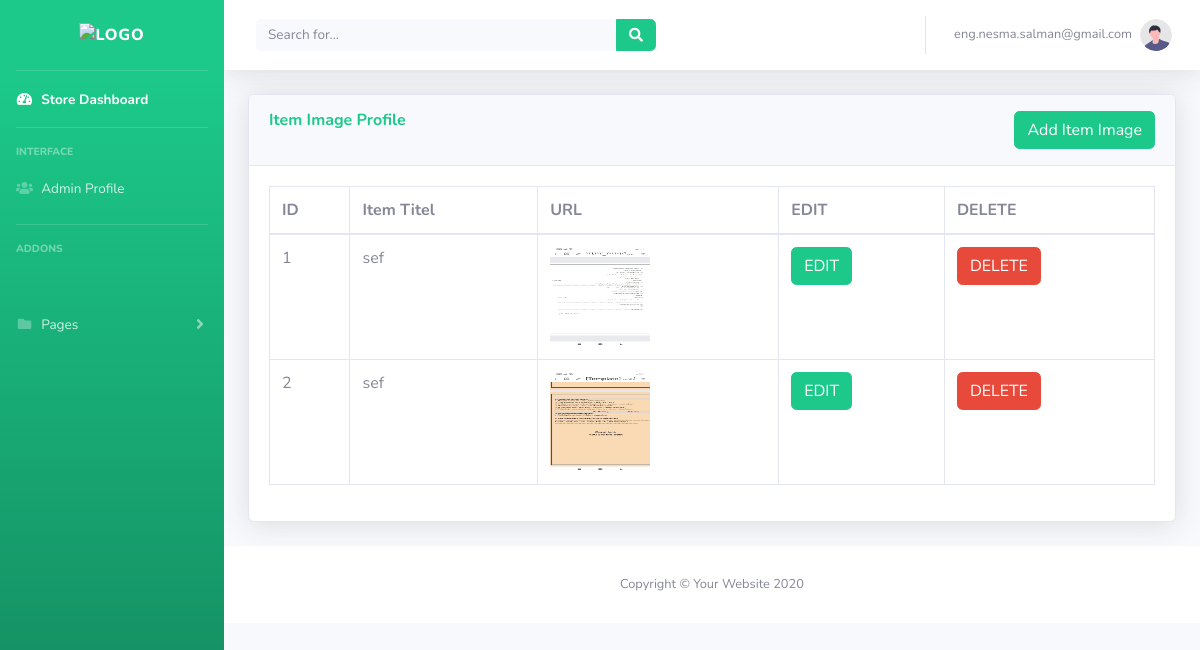
Page /items_images_main.php (signed in) on the committed database.
### tables this page shows
CREATE TABLE `items_images_main` (
  `id` int(11) NOT NULL,
  `item_id` int(11) NOT NULL,
  `image` varchar(300) NOT NULL,
  `created_at` timestamp NOT NULL DEFAULT current_timestamp() ON UPDATE current_timestamp(),
  `updated_at` timestamp NOT NULL DEFAULT current_timestamp(),
  `deleted_at` timestamp NOT NULL DEFAULT current_timestamp()
);

CREATE TABLE `items` (
  `id` int(11) NOT NULL,
  `title_en` varchar(300) NOT NULL,
  `title_ar` varchar(300) NOT NULL,
  `description_en` varchar(300) NOT NULL,
  `description_ar` varchar(300) NOT NULL,
  `price` int(11) NOT NULL,
  `discount` varchar(11) NOT NULL,
  `quantity` int(11) NOT NULL,
  `category_id` int(11) NOT NULL,
  `thumnailimage_url` varchar(233) NOT NULL,
  `status` varchar(11) NOT NULL DEFAULT '',
  `sort` int(13) NOT NULL,
  `video_url` varchar(122) NOT NULL,
  `created_at` timestamp NOT NULL DEFAULT current_timestamp() ON UPDATE current_timestamp(),
  `updated_at` timestamp NULL DEFAULT NULL,
  `deleted_at` timestamp NULL DEFAULT NULL
);

### security.php (called while the page is built, shortened)
<?php
include('database/dbconfig.php');
?>

### items_images_main.php (the view, shortened to what this page needs)
<?php
include('security.php');
include('includes/header.php');
include('includes/navbar.php');
?>
                    <?php
                    $item = "SELECT * FROM items";
                    $item_run = mysqli_query($connection, $item);
                    ?>
<div class="container-fluid">
    <div class="card shadow mb-4">
        <div class="card-header py-3">
            <h6 class="m-0 font-weight-bold text-success">Item Image Profile
                <button type="button" class="btn btn-success float-right" data-toggle="modal" data-target="#additemimage">
                    Add Item Image
                </button>
            </h6>
        </div>
        <div class="card-body">
            <div class="table-responsive">
                <?php
                $connection = mysqli_connect("localhost", "root", "", "store");
                $query = "SELECT * FROM items_images_main ";
                $query_run = mysqli_query($connection, $query);
                ?>
                <table class="table table-bordered" id="dataTable" width="100%" cellspacing="0">
                    <thead>
                        <tr>
                            <th>ID</th>
                            <th>Item Titel</th>
                            <th>URL</th>
                            <th>EDIT</th>
                            <th>DELETE</th>
                        </tr>
                    </thead>
                    <tbody>
                        <?php
                        while ($row = mysqli_fetch_assoc($query_run)) {
                            $item_id = $row['item_id'];
                            $item = "SELECT * FROM items WHERE id = '$item_id' ";
                            $item_con = mysqli_query($connection, $item);
                        ?>
                            <tr>
                                <td><?php echo $row['id']; ?></td>
                                <td>
                                    <?php
                                    if (is_array($item_con) || is_object($item_con)) {
                                        foreach ($item_con as $rowim) {
                                            echo $rowim['title_en'];
                                        }
                                    }
                                    ?>
                                    </td>
                                <td><?php echo '<img src="upload/' . $row['image'] . '" alt="url" width="100px" height="100px" ;>' ?>
                                </td>
                                <td>
                                    <form action="items_images_main_edit.php" method="post">
                                        <button type="submit" name="items_images_edit_btn" class="btn btn-success">EDIT</button>
                                    </form>
                                </td>
                                <td>
                                    <form action="code.php" method="POST">
                                        <button type="submit" name="delete_btn" class="btn btn-danger">DELETE</button>
                                    </form>
                                </td>
                            </tr>
                        <?php
                        }
                        ?>
                    </tbody>
                </table>
            </div>
        </div>
    </div>
</div>
<?php
include('includes/footer.php');
?>

### database/dbconfig.php (shortened to what this page needs)
<link href="../css/sb-admin-2.min.css" rel="stylesheet">

### includes/header.php (shortened to what this page needs)
<!DOCTYPE html>
<html lang="en">
<head>
    <link href="vendor/fontawesome-free/css/all.min.css" rel="stylesheet" type="text/css">
        <link href="{{ asset('css/font-awesome.min.css')}}" rel="stylesheet" type="text/css" />
    <link href="css/sb-admin-2.min.css" rel="stylesheet">
    <link href="{{ asset('css/font-awesome.min.css') }}" rel='stylesheet' type='text/css'>
</head>
<body id="page-top">
    <div id="wrapper">

### includes/navbar.php (shortened to what this page needs)
<?php
include('security.php');
 ?>
<ul class="navbar-nav bg-gradient-success sidebar sidebar-dark accordion" id="accordionSidebar">
    <a class="sidebar-brand d-flex align-items-center justify-content-center" href="index.php">
        <div class="sidebar-brand-icon ">
            <img src="../img/logo.png" alt="logo">
        </div>
    </a>
    <hr class="sidebar-divider my-0">
    <li class="nav-item active">
        <a class="nav-link" href="index.php">
            <i class="fas fa-fw fa-tachometer-alt"></i>
            <span>Store Dashboard</span></a>
    </li>
    <hr class="sidebar-divider">
    <div class="sidebar-heading">
        Interface
    </div>
    <li class="nav-item">
        <a class="nav-link" href="register.php">
            <i class="fas fa-users"></i>
            <span>Admin Profile</span>
    </li>
    <hr class="sidebar-divider">
    <div class="sidebar-heading">
        Addons
    </div>
    <li class="nav-item">
        <a class="nav-link collapsed" href="#" data-toggle="collapse" data-target="#collapsePages" aria-expanded="true" aria-controls="collapsePages">
            <i class="fas fa-fw fa-folder"></i>
            <span>Pages</span>
        </a>
</ul>
<div id="content-wrapper" class="d-flex flex-column">
    <div id="content">
        <nav class="navbar navbar-expand navbar-light bg-white topbar mb-4 static-top shadow">
            <form class="d-none d-sm-inline-block form-inline mr-auto ml-md-3 my-2 my-md-0 mw-100 navbar-search">
                <div class="input-group">
                    <input type="text" class="form-control bg-light border-0 small" placeholder="Search for..." aria-label="Search" aria-describedby="basic-addon2">
                    <div class="input-group-append">
                        <button class="btn btn-success " type="button">
                            <i class="fas fa-search fa-sm"></i>
                        </button>
                    </div>
                </div>
            </form>
            <ul class="navbar-nav ml-auto">
                <li class="nav-item dropdown no-arrow">
                    <a class="nav-link dropdown-toggle" href="#" id="userDropdown" role="button" data-toggle="dropdown" aria-haspopup="true" aria-expanded="false">
                        <span class="mr-2 d-none d-lg-inline text-gray-600 small">
                        <?php echo $_SESSION['username']; ?>
                        </span>
                        <img class="img-profile rounded-circle" src="img/undraw_profile.svg">
                    </a>
                </li>
            </ul>
        </nav>

### includes/footer.php
<footer class="sticky-footer bg-white">
    <div class="container my-auto">
        <div class="copyright text-center my-auto">
            <span>Copyright &copy; Your Website 2020</span>
        </div>
    </div>
</footer>
</body>
</html>

### rows in the picture
items_images_main: id "1", image (picture)
items: title_en "sef"
items_images_main: id "2", image (picture)

### other values in the picture
$_SESSION['username'] "eng.nesma.salman@gmail.com"
